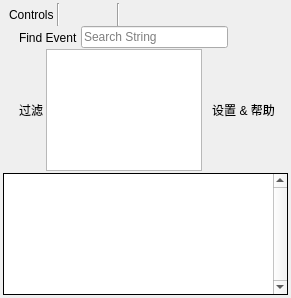
<?xml version="1.0" encoding="UTF-8"?>
<ui version="4.0">
 <class>EventBrowser</class>
 <widget class="QFrame" name="EventBrowser">
  <property name="geometry">
   <rect>
    <x>0</x>
    <y>0</y>
    <width>290</width>
    <height>298</height>
   </rect>
  </property>
  <property name="windowTitle">
   <string>Event Browser</string>
  </property>
  <layout class="QVBoxLayout" name="verticalLayout">
   <property name="spacing">
    <number>0</number>
   </property>
   <property name="leftMargin">
    <number>3</number>
   </property>
   <property name="topMargin">
    <number>3</number>
   </property>
   <property name="rightMargin">
    <number>3</number>
   </property>
   <property name="bottomMargin">
    <number>3</number>
   </property>
   <item>
    <layout class="QHBoxLayout" name="horizontalLayout">
     <property name="spacing">
      <number>3</number>
     </property>
     <property name="sizeConstraint">
      <enum>QLayout::SizeConstraint::SetDefaultConstraint</enum>
     </property>
     <property name="leftMargin">
      <number>6</number>
     </property>
     <property name="rightMargin">
      <number>6</number>
     </property>
     <item>
      <widget class="QLabel" name="label">
       <property name="sizePolicy">
        <sizepolicy hsizetype="Minimum" vsizetype="Preferred">
         <horstretch>0</horstretch>
         <verstretch>0</verstretch>
        </sizepolicy>
       </property>
       <property name="text">
        <string>Controls</string>
       </property>
      </widget>
     </item>
     <item>
      <widget class="Line" name="line_2">
       <property name="orientation">
        <enum>Qt::Orientation::Vertical</enum>
       </property>
      </widget>
     </item>
     <item>
      <widget class="QToolButton" name="stepPrev">
       <property name="toolTip">
        <string>Go to Previous Action</string>
       </property>
       <property name="icon">
        <iconset resource="../Resources/resources.qrc">
         <normaloff>:/arrow_left.png</normaloff>:/arrow_left.png</iconset>
       </property>
       <property name="autoRaise">
        <bool>true</bool>
       </property>
      </widget>
     </item>
     <item>
      <widget class="QToolButton" name="stepNext">
       <property name="toolTip">
        <string>Go to Next Action</string>
       </property>
       <property name="icon">
        <iconset resource="../Resources/resources.qrc">
         <normaloff>:/arrow_right.png</normaloff>:/arrow_right.png</iconset>
       </property>
       <property name="autoRaise">
        <bool>true</bool>
       </property>
      </widget>
     </item>
     <item>
      <widget class="Line" name="line">
       <property name="orientation">
        <enum>Qt::Orientation::Vertical</enum>
       </property>
      </widget>
     </item>
     <item>
      <widget class="QToolButton" name="find">
       <property name="toolTip">
        <string>Find event by string</string>
       </property>
       <property name="icon">
        <iconset resource="../Resources/resources.qrc">
         <normaloff>:/find.png</normaloff>:/find.png</iconset>
       </property>
       <property name="checkable">
        <bool>true</bool>
       </property>
       <property name="checked">
        <bool>false</bool>
       </property>
       <property name="autoRaise">
        <bool>true</bool>
       </property>
      </widget>
     </item>
     <item>
      <widget class="QToolButton" name="timeActions">
       <property name="toolTip">
        <string>Time durations for the actions</string>
       </property>
       <property name="text">
        <string/>
       </property>
       <property name="icon">
        <iconset resource="../Resources/resources.qrc">
         <normaloff>:/time.png</normaloff>:/time.png</iconset>
       </property>
       <property name="autoRaise">
        <bool>true</bool>
       </property>
      </widget>
     </item>
     <item>
      <widget class="QToolButton" name="colSelect">
       <property name="toolTip">
        <string>Select visible columns</string>
       </property>
       <property name="icon">
        <iconset resource="../Resources/resources.qrc">
         <normaloff>:/timeline_marker.png</normaloff>:/timeline_marker.png</iconset>
       </property>
       <property name="autoRaise">
        <bool>true</bool>
       </property>
      </widget>
     </item>
     <item>
      <widget class="QToolButton" name="bookmark">
       <property name="toolTip">
        <string>Toggle Bookmark</string>
       </property>
       <property name="text">
        <string/>
       </property>
       <property name="icon">
        <iconset resource="../Resources/resources.qrc">
         <normaloff>:/asterisk_orange.png</normaloff>:/asterisk_orange.png</iconset>
       </property>
       <property name="autoRaise">
        <bool>true</bool>
       </property>
      </widget>
     </item>
     <item>
      <widget class="QToolButton" name="exportActions">
       <property name="toolTip">
        <string>Export the list of events to disk</string>
       </property>
       <property name="icon">
        <iconset resource="../Resources/resources.qrc">
         <normaloff>:/save.png</normaloff>:/save.png</iconset>
       </property>
       <property name="autoRaise">
        <bool>true</bool>
       </property>
      </widget>
     </item>
     <item>
      <widget class="QToolButton" name="extensions">
       <property name="icon">
        <iconset resource="../Resources/resources.qrc">
         <normaloff>:/plugin.png</normaloff>:/plugin.png</iconset>
       </property>
       <property name="autoRaise">
        <bool>true</bool>
       </property>
      </widget>
     </item>
     <item>
      <spacer name="horizontalSpacer">
       <property name="orientation">
        <enum>Qt::Orientation::Horizontal</enum>
       </property>
       <property name="sizeHint" stdset="0">
        <size>
         <width>40</width>
         <height>20</height>
        </size>
       </property>
      </spacer>
     </item>
    </layout>
   </item>
   <item>
    <widget class="QWidget" name="findStrip" native="true">
     <layout class="QHBoxLayout" name="horizontalLayout_5">
      <property name="spacing">
       <number>3</number>
      </property>
      <property name="leftMargin">
       <number>6</number>
      </property>
      <property name="topMargin">
       <number>0</number>
      </property>
      <property name="rightMargin">
       <number>6</number>
      </property>
      <property name="bottomMargin">
       <number>0</number>
      </property>
      <item>
       <widget class="QLabel" name="label_4">
        <property name="text">
         <string/>
        </property>
        <property name="pixmap">
         <pixmap resource="../Resources/resources.qrc">:/find.png</pixmap>
        </property>
       </widget>
      </item>
      <item>
       <widget class="QLabel" name="label_5">
        <property name="text">
         <string>Find Event</string>
        </property>
        <property name="textFormat">
         <enum>Qt::TextFormat::PlainText</enum>
        </property>
        <property name="alignment">
         <set>Qt::AlignmentFlag::AlignLeading|Qt::AlignmentFlag::AlignLeft|Qt::AlignmentFlag::AlignVCenter</set>
        </property>
        <property name="margin">
         <number>0</number>
        </property>
       </widget>
      </item>
      <item>
       <widget class="RDLineEdit" name="findEvent">
        <property name="minimumSize">
         <size>
          <width>0</width>
          <height>20</height>
         </size>
        </property>
        <property name="placeholderText">
         <string>Search String</string>
        </property>
        <property name="clearButtonEnabled">
         <bool>true</bool>
        </property>
       </widget>
      </item>
      <item>
       <widget class="QToolButton" name="findPrev">
        <property name="text">
         <string/>
        </property>
        <property name="icon">
         <iconset resource="../Resources/resources.qrc">
          <normaloff>:/arrow_left.png</normaloff>:/arrow_left.png</iconset>
        </property>
        <property name="autoRaise">
         <bool>true</bool>
        </property>
       </widget>
      </item>
      <item>
       <widget class="QToolButton" name="findNext">
        <property name="text">
         <string/>
        </property>
        <property name="icon">
         <iconset resource="../Resources/resources.qrc">
          <normaloff>:/arrow_right.png</normaloff>:/arrow_right.png</iconset>
        </property>
        <property name="autoRaise">
         <bool>true</bool>
        </property>
       </widget>
      </item>
     </layout>
    </widget>
   </item>
   <item>
    <widget class="QWidget" name="filterStrip" native="true">
     <layout class="QHBoxLayout" name="horizontalLayout_7">
      <property name="spacing">
       <number>3</number>
      </property>
      <property name="leftMargin">
       <number>6</number>
      </property>
      <property name="topMargin">
       <number>0</number>
      </property>
      <property name="rightMargin">
       <number>6</number>
      </property>
      <property name="bottomMargin">
       <number>2</number>
      </property>
      <item>
       <widget class="QLabel" name="label_6">
        <property name="text">
         <string/>
        </property>
        <property name="pixmap">
         <pixmap resource="../Resources/resources.qrc">:/filter.png</pixmap>
        </property>
       </widget>
      </item>
      <item>
       <widget class="QLabel" name="label_7">
        <property name="text">
         <string>过滤</string>
        </property>
        <property name="textFormat">
         <enum>Qt::TextFormat::PlainText</enum>
        </property>
        <property name="alignment">
         <set>Qt::AlignmentFlag::AlignLeading|Qt::AlignmentFlag::AlignLeft|Qt::AlignmentFlag::AlignVCenter</set>
        </property>
        <property name="margin">
         <number>0</number>
        </property>
       </widget>
      </item>
      <item>
       <widget class="RDTextEdit" name="filterExpression">
        <property name="minimumSize">
         <size>
          <width>0</width>
          <height>20</height>
         </size>
        </property>
       </widget>
      </item>
      <item>
       <widget class="QToolButton" name="filterSettings">
        <property name="toolTip">
         <string>Configuration and help for filter expressions</string>
        </property>
        <property name="text">
         <string>设置 &amp;&amp; 帮助</string>
        </property>
        <property name="icon">
         <iconset resource="../Resources/resources.qrc">
          <normaloff>:/cog.png</normaloff>:/cog.png</iconset>
        </property>
        <property name="toolButtonStyle">
         <enum>Qt::ToolButtonStyle::ToolButtonTextBesideIcon</enum>
        </property>
        <property name="autoRaise">
         <bool>true</bool>
        </property>
       </widget>
      </item>
     </layout>
    </widget>
   </item>
   <item>
    <widget class="QWidget" name="breadcrumbStrip" native="true"/>
   </item>
   <item>
    <widget class="QWidget" name="bookmarkStrip" native="true">
     <widget class="QWidget" name="bookmarkStripHeader" native="true">
      <property name="geometry">
       <rect>
        <x>0</x>
        <y>0</y>
        <width>82</width>
        <height>16</height>
       </rect>
      </property>
      <layout class="QHBoxLayout" name="horizontalLayout_6">
       <property name="leftMargin">
        <number>0</number>
       </property>
       <property name="topMargin">
        <number>0</number>
       </property>
       <property name="rightMargin">
        <number>0</number>
       </property>
       <property name="bottomMargin">
        <number>0</number>
       </property>
       <item>
        <widget class="QLabel" name="bookmarkStripIcon">
         <property name="text">
          <string/>
         </property>
         <property name="pixmap">
          <pixmap resource="../Resources/resources.qrc">:/asterisk_orange.png</pixmap>
         </property>
        </widget>
       </item>
       <item>
        <widget class="QLabel" name="bookmarkStripLabel">
         <property name="sizePolicy">
          <sizepolicy hsizetype="Preferred" vsizetype="MinimumExpanding">
           <horstretch>0</horstretch>
           <verstretch>0</verstretch>
          </sizepolicy>
         </property>
         <property name="text">
          <string>书签</string>
         </property>
         <property name="textFormat">
          <enum>Qt::TextFormat::PlainText</enum>
         </property>
         <property name="alignment">
          <set>Qt::AlignmentFlag::AlignLeading|Qt::AlignmentFlag::AlignLeft|Qt::AlignmentFlag::AlignVCenter</set>
         </property>
         <property name="margin">
          <number>0</number>
         </property>
        </widget>
       </item>
       <item>
        <widget class="Line" name="bookmarkStripLine">
         <property name="orientation">
          <enum>Qt::Orientation::Vertical</enum>
         </property>
        </widget>
       </item>
      </layout>
     </widget>
    </widget>
   </item>
   <item>
    <widget class="RDTreeView" name="events">
     <property name="frameShape">
      <enum>QFrame::Shape::Box</enum>
     </property>
     <property name="frameShadow">
      <enum>QFrame::Shadow::Plain</enum>
     </property>
     <property name="midLineWidth">
      <number>1</number>
     </property>
     <property name="verticalScrollBarPolicy">
      <enum>Qt::ScrollBarPolicy::ScrollBarAlwaysOn</enum>
     </property>
     <property name="editTriggers">
      <set>QAbstractItemView::EditTrigger::NoEditTriggers</set>
     </property>
     <property name="indentation">
      <number>12</number>
     </property>
     <property name="rootIsDecorated">
      <bool>true</bool>
     </property>
     <property name="uniformRowHeights">
      <bool>true</bool>
     </property>
     <property name="allColumnsShowFocus">
      <bool>true</bool>
     </property>
     <property name="headerHidden">
      <bool>false</bool>
     </property>
     <attribute name="headerCascadingSectionResizes">
      <bool>false</bool>
     </attribute>
     <attribute name="headerStretchLastSection">
      <bool>false</bool>
     </attribute>
    </widget>
   </item>
  </layout>
 </widget>
 <customwidgets>
  <customwidget>
   <class>RDLineEdit</class>
   <extends>QLineEdit</extends>
   <header>Widgets/Extended/RDLineEdit.h</header>
  </customwidget>
  <customwidget>
   <class>RDTreeView</class>
   <extends>QTreeView</extends>
   <header>Widgets/Extended/RDTreeView.h</header>
  </customwidget>
  <customwidget>
   <class>RDTextEdit</class>
   <extends>QTextEdit</extends>
   <header>Widgets/Extended/RDTextEdit.h</header>
  </customwidget>
 </customwidgets>
 <resources>
  <include location="../Resources/resources.qrc"/>
 </resources>
 <connections/>
</ui>
